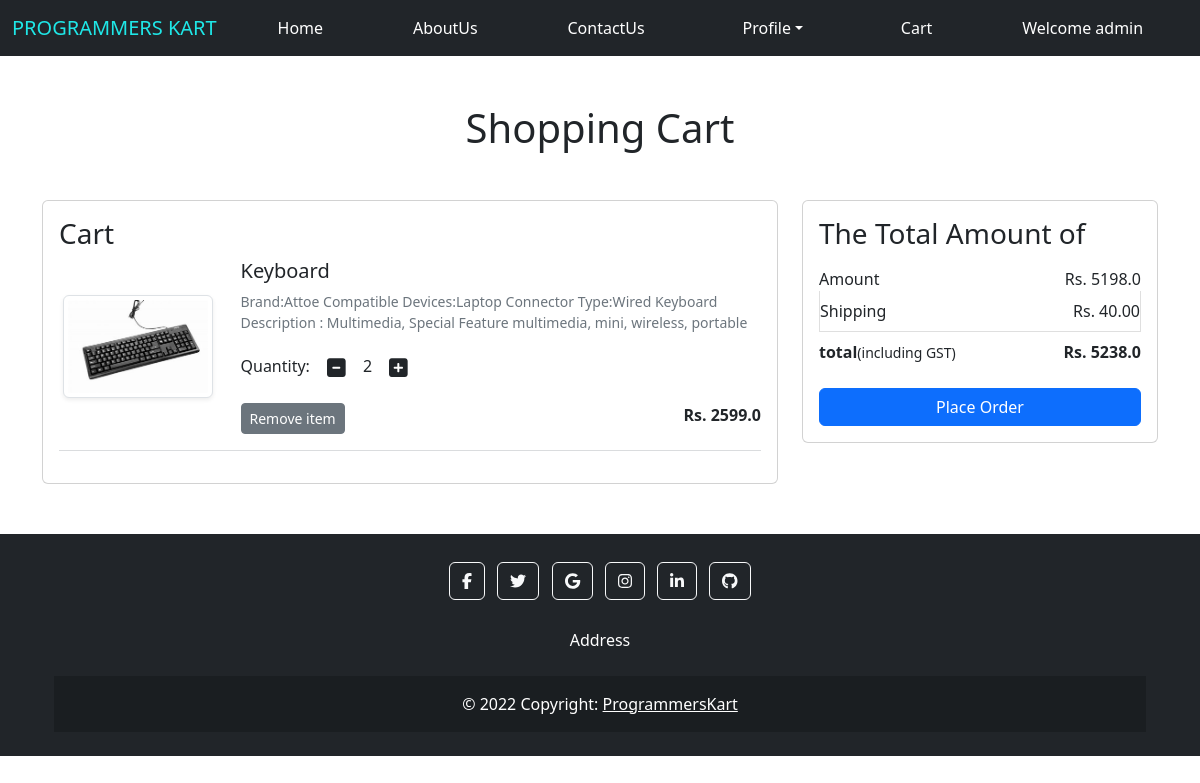
The app's page /cart/ (signed in), older data.
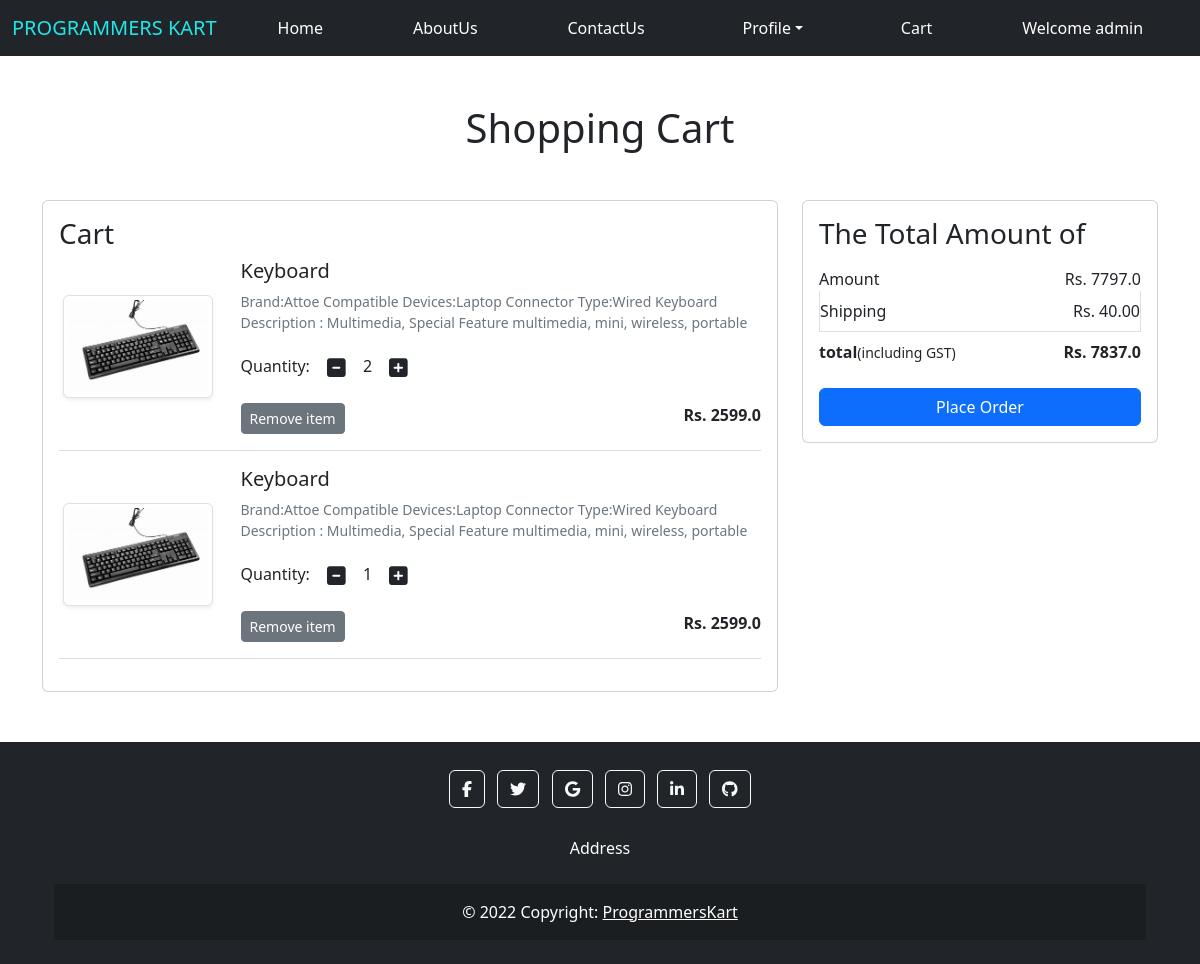
The same page, newer data.
### proKApp/models.py (models this page shows, shortened)
class Cart(models.Model):
    user = models.ForeignKey(User,on_delete=models.CASCADE)
    product = models.ForeignKey(Product,on_delete=models.CASCADE)
    quantity = models.PositiveIntegerField(default=1)

class Product(models.Model):
    title = models.CharField(max_length=100)
    selling_price = models.FloatField()
    description = models.TextField()
    category = models.CharField(choices=CATEGORY_CHOICES, max_length=2)
    product_image = models.ImageField(upload_to='product')

### proKApp/views.py (the view)
# urls.py: path('cart/',views.show_cart, name='showcart'),
def show_cart(request):
    user = request.user
    cart = Cart.objects.filter(user=user)
    amount=0
    for p in cart:
        value = p.quantity * p.product.selling_price
        amount = amount + value
    totalamount = amount + 40
    return render(request,'apps/addtocart.html',locals())

### proKApp/templates/apps/addtocart.html (shortened to what this page needs)
{%extends 'apps/base.html' %}
{% load static %}
{%block content%}
<div class="container my-5">
<div class="row">
    {% if cart %}
    <h1 class="text-center mb-5">Shopping Cart</h1>
    <div class="col-sm-8">
        <div class="card">
            <div class="card-body">
                <h3>Cart</h3>
                {% for item in cart %}
                <div class="row">
                    <div class="col-sm-3 text-center align-self-center">
                        <img src="{{item.product.product_image.url}}" alt="" class="img-fluid img-thumbnail shadow-sm" height="150" width="150">
                    </div>
                    <div class="col-sm-9">
                        <div>
                            <h5>{{item.product.title}}</h5>
                            <p class="mb-2 text-muted small">{{item.product.description}}</p>
                            <div class="my-3">
                                <label for="quantity">Quantity: </label>
                                <a class="minus-cart btn" pid={{item.product.id}}><i class="fas fa-minus-square fa-lg"></i></a>
                                    <span id="quantity">{{item.quantity}}</span>
                                <a class="plus-cart btn" pid="{{item.product.id}}"><i class="fas fa-plus-square fa-lg"></i></a>
                            </div>
                            <div class="d-flex justify-content-between">
                                <a href="#" class="remove-cart btn btn-sm btn-secondary mr-3" pid="{{item.product.id}}">Remove item</a>
                                <p class="mb-0"><span><strong>Rs. {{item.product.selling_price}}</strong></span></p>
                            </div>
                        </div>
                    </div>
                </div>
                <hr class="text-muted">
                {% endfor %}
            </div>
        </div>
    </div>
    <div class="col-sm-4">
        <div class="card">
            <div class="card-body">
                <h3>The Total Amount of</h3>
                <ul class="list-group">
                    <li class="list-group-item d-flex justify-content-between align-items-center border-0 px-0 pb-0">Amount <span id="amount">Rs. {{amount}}</span></li>
                    <li class="list-group-item d-flex justify-content-between align-items-center px-0">Shipping <span>Rs. 40.00</span></li>
                    <li class="list-group-item d-flex justify-content-between align-items-center border-0 px-0 mb-3">
                        <div>
                            <strong>total</strong><small>(including GST)</small>
                        </div>
                        <span id="totalamount"><strong>Rs. {{totalamount}}</strong></span>
                    </li>
                </ul>
                <div class="d-grid"><a href="{% url 'checkout' %}" class="btn btn-primary">Place Order</a></div>
            </div>
        </div>
    </div>
    {%else%}
        <h1 class="text-center mb-5">Cart is empty</h1>
    {%endif%}
</div>
</div>
{%endblock content%}

### proKApp/templates/apps/base.html (shortened to what this page needs)
<!DOCTYPE html>
<html lang="en">
<head>
    <link href="https://cdn.jsdelivr.net/npm/bootstrap@5.2.3/dist/css/bootstrap.min.css" rel="stylesheet">
    <link href="https://use.fontawesome.com/releases/v5.0.4/css/all.css" rel="stylesheet">
    {% load static %}
    <link rel="stylesheet" href="{% static 'apps/css/home.css'%}" />
    <link rel="stylesheet" href="https://cdnjs.cloudflare.com/ajax/libs/font-awesome/4.7.0/css/font-awesome.min.css">
</head>
<body>
    <nav class="navbar navbar-expand-lg navbar-dark bg-dark ">
        <div class="container-fluid">
          <a class="navbar-brand" href="{% url 'home' %}" style="color: rgb(31, 231, 231);">PROGRAMMERS KART</a>
          <div class="collapse navbar-collapse" id="navbarScroll">
            <ul class="navbar-nav me-auto my-2 my-lg-0 navbar-nav-scroll nav-fill w-100" style="--bs-scroll-height: 100px;">
              {% if request.user.is_authenticated %}
              <li class="nav-item">
                <a class="nav-link active" aria-current="page" href="{% url 'home' %}">Home</a>
              </li>
              <li class="nav-item">
                <a class="nav-link active" href="{% url 'about' %}">AboutUs</a>
              </li>
              <li class="nav-item">
                <a class="nav-link active" href="{% url 'contactUs' %}">ContactUs</a>
              </li>
              <li class="nav-item dropdown mx-2">
                <a href="#" class="nav-link dropdown-toggle text-white" id="profileDropdown" role="button" data-bs-toggle="dropdown">Profile</a>
              </li>
              <li class="nav-item"><a class="nav-link active" href="{% url 'showcart' %}">Cart</a></li>
              <li class="nav-item">
                    <a class="nav-link active" href="{% url 'profile' %}">Welcome {{request.user}}</a>
              </li>
            {% endif %}
          </ul>
          </div>
        </div>
      </nav>
      {% block content %}{% endblock content%}
<footer class="bg-dark text-center text-white mb-0 footerBlock">
    <div class="container p-4">
      <section class="mb-4">
        <a class="btn btn-outline-light btn-floating m-1" href="#!" role="button">
            <i class="fab fa-facebook-f"></i>
        </a>
        <a class="btn btn-outline-light btn-floating m-1" href="#!" role="button">
            <i class="fab fa-twitter"></i>
        </a>
        <a class="btn btn-outline-light btn-floating m-1" href="#!" role="button">
            <i class="fab fa-google"></i>
        </a>
        <a class="btn btn-outline-light btn-floating m-1" href="#!" role="button">
            <i class="fab fa-instagram"></i>
        </a>
        <a class="btn btn-outline-light btn-floating m-1" href="#!" role="button">
            <i class="fab fa-linkedin-in"></i>
        </a>
        <a class="btn btn-outline-light btn-floating m-1" href="#!" role="button">
            <i class="fab fa-github"></i>
        </a>
      </section>
      <section class="mb-4">
        <p>
          Address
        </p>
      </section>
    <div class="text-center p-3" style="background-color: rgba(0, 0, 0, 0.2);">
      © 2022 Copyright:
      <a class="text-white" href="">ProgrammersKart</a>
    </div>
  </footer>
</body>
</html>

### proKApp/static/apps/css/home.css (style rules this page uses)
.footerBlock { margin-top: 50px; }

Row changes from the older to the newer data that the page shows:
added Cart: product.product_image (picture), product "Keyboard", product.description "Brand:Attoe Compatible Devices:Laptop Connector Type:Wired Keyboard Description : Multimedia, Special Feature multimedia, mini, wireless, portable", quantity "1", product.selling_price "2599.0"
Text that changed along with them:
{{ amount }}: "5198.0" → "7797.0"
{{ totalamount }}: "5238.0" → "7837.0"
